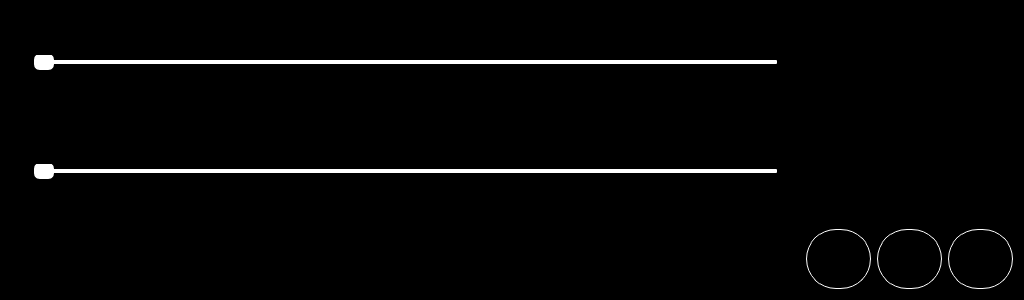
<?xml version="1.0" encoding="UTF-8"?>
<ui version="4.0">
 <class>DrawerWidget</class>
 <widget class="QWidget" name="DrawerWidget">
  <property name="geometry">
   <rect>
    <x>0</x>
    <y>0</y>
    <width>1024</width>
    <height>300</height>
   </rect>
  </property>
  <property name="windowTitle">
   <string>DrawerWidget</string>
  </property>
  <property name="styleSheet">
   <string notr="true">QWidget {
	background-color: black;
}</string>
  </property>
  <layout class="QGridLayout" name="gridLayout_2">
   <item row="0" column="0">
    <layout class="QGridLayout" name="gridLayout">
     <item row="1" column="1">
      <layout class="QHBoxLayout" name="horizontalLayout">
       <item>
        <widget class="QPushButton" name="drawer_bt_button">
         <property name="minimumSize">
          <size>
           <width>60</width>
           <height>60</height>
          </size>
         </property>
         <property name="styleSheet">
          <string notr="true">QPushButton { border-color: white;  border-width: 1px; border-style: solid;border-radius: 30px;}</string>
         </property>
         <property name="text">
          <string>PushButton</string>
         </property>
        </widget>
       </item>
       <item>
        <widget class="QPushButton" name="drawer_wifi_button">
         <property name="minimumSize">
          <size>
           <width>60</width>
           <height>60</height>
          </size>
         </property>
         <property name="styleSheet">
          <string notr="true">QPushButton { border-color: white;  border-width: 1px; border-style: solid;border-radius: 30px;}</string>
         </property>
         <property name="text">
          <string>PushButton</string>
         </property>
        </widget>
       </item>
       <item>
        <widget class="QPushButton" name="drawer_settings_button">
         <property name="minimumSize">
          <size>
           <width>60</width>
           <height>60</height>
          </size>
         </property>
         <property name="styleSheet">
          <string notr="true">QPushButton { border-color: white;  border-width: 1px; border-style: solid;border-radius: 30px;}</string>
         </property>
         <property name="text">
          <string>PushButton</string>
         </property>
        </widget>
       </item>
      </layout>
     </item>
     <item row="1" column="0">
      <layout class="QGridLayout" name="gridLayout_3">
       <item row="0" column="0">
        <spacer name="horizontalSpacer">
         <property name="orientation">
          <enum>Qt::Horizontal</enum>
         </property>
         <property name="sizeType">
          <enum>QSizePolicy::Expanding</enum>
         </property>
         <property name="sizeHint" stdset="0">
          <size>
           <width>40</width>
           <height>20</height>
          </size>
         </property>
        </spacer>
       </item>
      </layout>
     </item>
     <item row="0" column="1">
      <spacer name="verticalSpacer">
       <property name="orientation">
        <enum>Qt::Vertical</enum>
       </property>
       <property name="sizeType">
        <enum>QSizePolicy::Expanding</enum>
       </property>
       <property name="sizeHint" stdset="0">
        <size>
         <width>20</width>
         <height>190</height>
        </size>
       </property>
      </spacer>
     </item>
     <item row="0" column="0">
      <layout class="QVBoxLayout" name="verticalLayout">
       <item>
        <layout class="QHBoxLayout" name="horizontalLayout_3">
         <item>
          <widget class="QLabel" name="drawer_volSliderMin_label">
           <property name="text">
            <string/>
           </property>
          </widget>
         </item>
         <item>
          <layout class="QVBoxLayout" name="verticalLayout_2">
           <item>
            <widget class="QSlider" name="horizontalSlider">
             <property name="styleSheet">
              <string notr="true">QSlider::groove:horizontal {
    border-radius: 1px;
    height: 4px;
    margin: 10px;
    background-color: white;
}
QSlider::handle:horizontal {
    background-color: white;
    border: 4px solid white;
    height: 12px;
    width: 12px;
    margin: -6px 0;
    border-radius: 6px;
    padding: -6px 0px;
}</string>
             </property>
             <property name="orientation">
              <enum>Qt::Horizontal</enum>
             </property>
            </widget>
           </item>
          </layout>
         </item>
         <item>
          <widget class="QLabel" name="drawer_volSliderMax_label">
           <property name="text">
            <string/>
           </property>
          </widget>
         </item>
        </layout>
       </item>
       <item>
        <layout class="QHBoxLayout" name="horizontalLayout_2">
         <item>
          <widget class="QLabel" name="drawer_brightSliderMin_label">
           <property name="text">
            <string/>
           </property>
          </widget>
         </item>
         <item>
          <layout class="QVBoxLayout" name="verticalLayout_3">
           <item>
            <widget class="QSlider" name="horizontalSlider_2">
             <property name="styleSheet">
              <string notr="true">QSlider::groove:horizontal {
    border-radius: 1px;
    height: 4px;
    margin: 10px;
    background-color: white;
}
QSlider::handle:horizontal {
    background-color: white;
    border: 4px solid white;
    height: 12px;
    width: 12px;
    margin: -6px 0;
    border-radius: 6px;
    padding: -6px 0px;
}</string>
             </property>
             <property name="orientation">
              <enum>Qt::Horizontal</enum>
             </property>
            </widget>
           </item>
          </layout>
         </item>
         <item>
          <widget class="QLabel" name="drawer_brightSliderMax_label">
           <property name="text">
            <string/>
           </property>
          </widget>
         </item>
        </layout>
       </item>
      </layout>
     </item>
    </layout>
   </item>
  </layout>
 </widget>
 <resources/>
 <connections/>
</ui>
